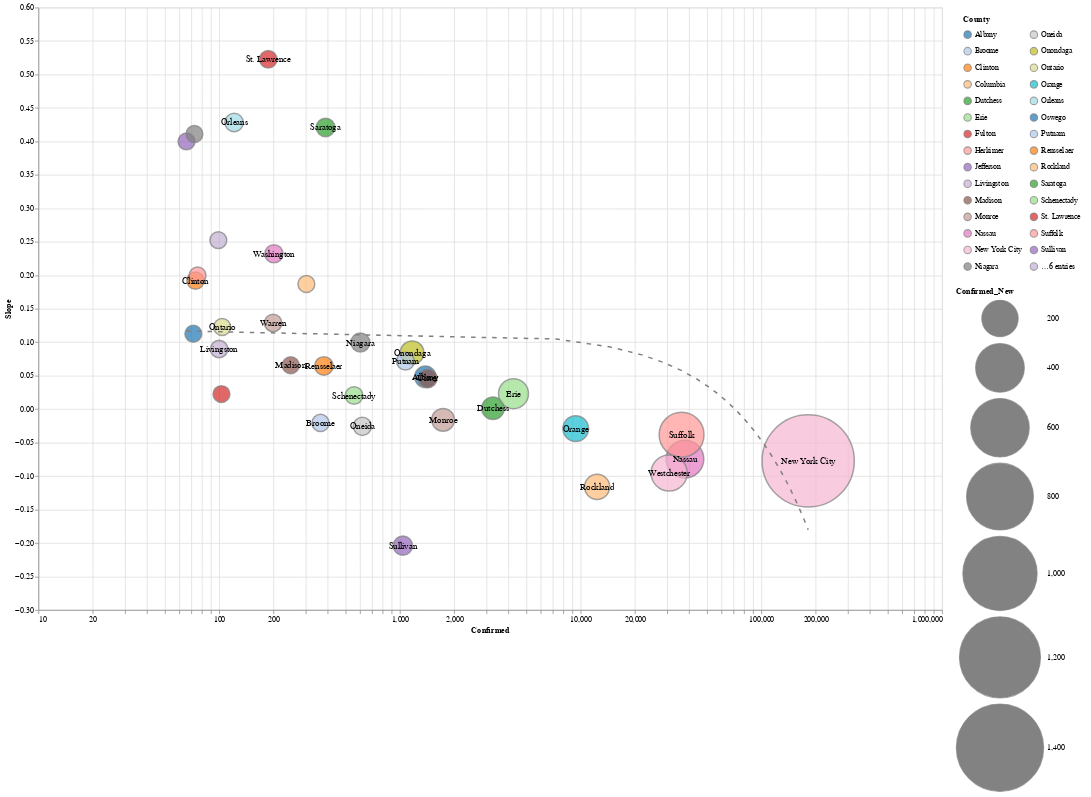

Source (notebook cell):
### Code cell
slope_chart(county_data('NY'), 'County', 0, xscale='log', limit=1, scale=5).properties(
    width=1200,
    height=800
).interactive()

### Figure 1 — Vega-Lite specification as saved in the notebook (floating-point values rounded to 4 significant figures)
{"config": {"view": {"continuousWidth": 400, "continuousHeight": 300}}, "layer": [{"mark": {"type": "point", "filled": true, "stroke": "grey"}, "encoding": {"color": {"type": "nominal", "field": "County", "legend": {"clipHeight": 20, "columns": 2, "padding": 10}, "scale": {"scheme": "category20"}}, "size": {"type": "quantitative", "field": "Confirmed_New", "scale": {"domain": [2.0, 1567.0], "range": [500, 15000]}}, "tooltip": [{"type": "nominal", "field": "County"}, {"type": "quantitative", "field": "Confirmed"}, {"type": "quantitative", "field": "Slope"}, {"type": "quantitative", "field": "Confirmed_New"}], "x": {"type": "quantitative", "axis": {"offset": 0}, "field": "Confirmed", "scale": {"type": "log"}}, "y": {"type": "quantitative", "field": "Slope"}}, "selection": {"selector051": {"type": "interval", "bind": "scales", "encodings": ["x", "y"]}}}, {"mark": "text", "encoding": {"color": {"value": "black"}, "size": {"value": 12}, "text": {"type": "nominal", "field": "County"}, "tooltip": [{"type": "nominal", "field": "County"}, {"type": "quantitative", "field": "Confirmed"}, {"type": "quantitative", "field": "Slope"}, {"type": "quantitative", "field": "Confirmed_New"}], "x": {"type": "quantitative", "axis": {"offset": 0}, "field": "Confirmed", "scale": {"type": "log"}}, "y": {"type": "quantitative", "field": "Slope"}}, "transform": [{"filter": "(datum['Confirmed_New'] > 2)"}]}, {"mark": {"type": "line", "strokeDash": [6, 8]}, "encoding": {"color": {"value": "grey"}, "size": {"value": 2}, "tooltip": [{"type": "nominal", "field": "County"}, {"type": "quantitative", "field": "Confirmed"}, {"type": "quantitative", "field": "Slope"}, {"type": "quantitative", "field": "Confirmed_New"}], "x": {"type": "quantitative", "axis": {"offset": 0}, "field": "Confirmed", "scale": {"type": "log"}}, "y": {"type": "quantitative", "field": "Slope"}}, "transform": [{"on": "Confirmed", "regression": "Slope", "method": "poly", "order": 1}]}], "data": {"name": "data-8a0cc3a7e4dea6e4983383c476e6be88"}, "height": 800, "width": 1200, "$schema": "https://vega.github.io/schema/vega-lite/v4.0.2.json", "datasets": {"data-8a0cc3a7e4dea6e4983383c476e6be88": [{"County": "Albany", "Date": "05-08-2020", "Confirmed": 1384.0, "Deaths": 53.0, "Recovered": 0.0, "Confirmed_New": 36.0, "Deaths_New": 0.0, "Recovered_New": 0.0, "Active": 1331.0, "Slope": 0.04834}, {"County": "Broome", "Date": "05-08-2020", "Confirmed": 364.0, "Deaths": 23.0, "Recovered": 0.0, "Confirmed_New": 4.0, "Deaths_New": 0.0, "Recovered_New": 0.0, "Active": 341.0, "Slope": -0.02059}, {"County": "Clinton", "Date": "05-08-2020", "Confirmed": 74.0, "Deaths": 4.0, "Recovered": 0.0, "Confirmed_New": 5.0, "Deaths_New": 0.0, "Recovered_New": 0.0, "Active": 70.0, "Slope": 0.192}, {"County": "Columbia", "Date": "05-08-2020", "Confirmed": 304.0, "Deaths": 16.0, "Recovered": 0.0, "Confirmed_New": 2.0, "Deaths_New": 0.0, "Recovered_New": 0.0, "Active": 288.0, "Slope": 0.1869}, {"County": "Dutchess", "Date": "05-08-2020", "Confirmed": 3277.0, "Deaths": 96.0, "Recovered": 0.0, "Confirmed_New": 44.0, "Deaths_New": 56.0, "Recovered_New": 0.0, "Active": 3181.0, "Slope": 0.001349}, {"County": "Erie", "Date": "05-08-2020", "Confirmed": 4255.0, "Deaths": 346.0, "Recovered": 0.0, "Confirmed_New": 119.0, "Deaths_New": 23.0, "Recovered_New": 0.0, "Active": 3909.0, "Slope": 0.02311}, {"County": "Fulton", "Date": "05-08-2020", "Confirmed": 103.0, "Deaths": 0.0, "Recovered": 0.0, "Confirmed_New": 2.0, "Deaths_New": 0.0, "Recovered_New": 0.0, "Active": 103.0, "Slope": 0.02246}, {"County": "Herkimer", "Date": "05-08-2020", "Confirmed": 76.0, "Deaths": 3.0, "Recovered": 0.0, "Confirmed_New": 2.0, "Deaths_New": 0.0, "Recovered_New": 0.0, "Active": 73.0, "Slope": 0.1997}, {"County": "Jefferson", "Date": "05-08-2020", "Confirmed": 66.0, "Deaths": 0.0, "Recovered": 0.0, "Confirmed_New": 2.0, "Deaths_New": 0.0, "Recovered_New": 0.0, "Active": 66.0, "Slope": 0.4}, {"County": "Livingston", "Date": "05-08-2020", "Confirmed": 100.0, "Deaths": 6.0, "Recovered": 0.0, "Confirmed_New": 5.0, "Deaths_New": 0.0, "Recovered_New": 0.0, "Active": 94.0, "Slope": 0.0898}, {"County": "Madison", "Date": "05-08-2020", "Confirmed": 249.0, "Deaths": 6.0, "Recovered": 0.0, "Confirmed_New": 3.0, "Deaths_New": 0.0, "Recovered_New": 0.0, "Active": 243.0, "Slope": 0.06556}, {"County": "Monroe", "Date": "05-08-2020", "Confirmed": 1735.0, "Deaths": 143.0, "Recovered": 0.0, "Confirmed_New": 47.0, "Deaths_New": 6.0, "Recovered_New": 0.0, "Active": 1592.0, "Slope": -0.01596}, {"County": "Nassau", "Date": "05-08-2020", "Confirmed": 37810.0, "Deaths": 1918.0, "Recovered": 0.0, "Confirmed_New": 219.0, "Deaths_New": 14.0, "Recovered_New": 0.0, "Active": 35890.0, "Slope": -0.0746}, {"County": "New York City", "Date": "05-08-2020", "Confirmed": 181800.0, "Deaths": 19560.0, "Recovered": 0.0, "Confirmed_New": 1567.0, "Deaths_New": -65.0, "Recovered_New": 0.0, "Active": 162200.0, "Slope": -0.07731}, {"County": "Niagara", "Date": "05-08-2020", "Confirmed": 605.0, "Deaths": 28.0, "Recovered": 0.0, "Confirmed_New": 17.0, "Deaths_New": 0.0, "Recovered_New": 0.0, "Active": 577.0, "Slope": 0.0995}, {"County": "Oneida", "Date": "05-08-2020", "Confirmed": 620.0, "Deaths": 20.0, "Recovered": 0.0, "Confirmed_New": 11.0, "Deaths_New": 2.0, "Recovered_New": 0.0, "Active": 600.0, "Slope": -0.0257}, {"County": "Onondaga", "Date": "05-08-2020", "Confirmed": 1169.0, "Deaths": 65.0, "Recovered": 0.0, "Confirmed_New": 54.0, "Deaths_New": 24.0, "Recovered_New": 0.0, "Active": 1104.0, "Slope": 0.08432}, {"County": "Ontario", "Date": "05-08-2020", "Confirmed": 104.0, "Deaths": 9.0, "Recovered": 0.0, "Confirmed_New": 3.0, "Deaths_New": 0.0, "Recovered_New": 0.0, "Active": 95.0, "Slope": 0.1228}, {"County": "Orange", "Date": "05-08-2020", "Confirmed": 9402.0, "Deaths": 367.0, "Recovered": 0.0, "Confirmed_New": 74.0, "Deaths_New": 3.0, "Recovered_New": 0.0, "Active": 9035.0, "Slope": -0.02908}, {"County": "Orleans", "Date": "05-08-2020", "Confirmed": 121.0, "Deaths": 14.0, "Recovered": 0.0, "Confirmed_New": 13.0, "Deaths_New": 0.0, "Recovered_New": 0.0, "Active": 107.0, "Slope": 0.4283}, {"County": "Oswego", "Date": "05-08-2020", "Confirmed": 72.0, "Deaths": 3.0, "Recovered": 0.0, "Confirmed_New": 2.0, "Deaths_New": 0.0, "Recovered_New": 0.0, "Active": 69.0, "Slope": 0.1126}, {"County": "Putnam", "Date": "05-08-2020", "Confirmed": 1074.0, "Deaths": 7.0, "Recovered": 0.0, "Confirmed_New": 8.0, "Deaths_New": 0.0, "Recovered_New": 0.0, "Active": 1067.0, "Slope": 0.07166}, {"County": "Rensselaer", "Date": "05-08-2020", "Confirmed": 380.0, "Deaths": 23.0, "Recovered": 0.0, "Confirmed_New": 13.0, "Deaths_New": 0.0, "Recovered_New": 0.0, "Active": 357.0, "Slope": 0.06458}, {"County": "Rockland", "Date": "05-08-2020", "Confirmed": 12350.0, "Deaths": 562.0, "Recovered": 0.0, "Confirmed_New": 69.0, "Deaths_New": 5.0, "Recovered_New": 0.0, "Active": 11790.0, "Slope": -0.1161}, {"County": "Saratoga", "Date": "05-08-2020", "Confirmed": 388.0, "Deaths": 11.0, "Recovered": 0.0, "Confirmed_New": 14.0, "Deaths_New": 0.0, "Recovered_New": 0.0, "Active": 377.0, "Slope": 0.4208}, {"County": "Schenectady", "Date": "05-08-2020", "Confirmed": 558.0, "Deaths": 28.0, "Recovered": 0.0, "Confirmed_New": 7.0, "Deaths_New": 0.0, "Recovered_New": 0.0, "Active": 530.0, "Slope": 0.02035}, {"County": "St. Lawrence", "Date": "05-08-2020", "Confirmed": 187.0, "Deaths": 0.0, "Recovered": 0.0, "Confirmed_New": 6.0, "Deaths_New": 0.0, "Recovered_New": 0.0, "Active": 187.0, "Slope": 0.5227}, {"County": "Suffolk", "Date": "05-08-2020", "Confirmed": 36220.0, "Deaths": 1568.0, "Recovered": 0.0, "Confirmed_New": 331.0, "Deaths_New": 21.0, "Recovered_New": 0.0, "Active": 34660.0, "Slope": -0.03829}, {"County": "Sullivan", "Date": "05-08-2020", "Confirmed": 1039.0, "Deaths": 23.0, "Recovered": 0.0, "Confirmed_New": 18.0, "Deaths_New": 0.0, "Recovered_New": 0.0, "Active": 1016.0, "Slope": -0.204}, {"County": "Tioga", "Date": "05-08-2020", "Confirmed": 99.0, "Deaths": 14.0, "Recovered": 0.0, "Confirmed_New": 2.0, "Deaths_New": 0.0, "Recovered_New": 0.0, "Active": 85.0, "Slope": 0.2524}, {"County": "Ulster", "Date": "05-08-2020", "Confirmed": 1429.0, "Deaths": 54.0, "Recovered": 0.0, "Confirmed_New": 13.0, "Deaths_New": 3.0, "Recovered_New": 0.0, "Active": 1375.0, "Slope": 0.0458}, {"County": "Warren", "Date": "05-08-2020", "Confirmed": 199.0, "Deaths": 0.0, "Recovered": 0.0, "Confirmed_New": 6.0, "Deaths_New": 0.0, "Recovered_New": 0.0, "Active": 199.0, "Slope": 0.1287}, {"County": "Washington", "Date": "05-08-2020", "Confirmed": 201.0, "Deaths": 8.0, "Recovered": 0.0, "Confirmed_New": 11.0, "Deaths_New": 0.0, "Recovered_New": 0.0, "Active": 193.0, "Slope": 0.2321}, {"County": "Westchester", "Date": "05-08-2020", "Confirmed": 30900.0, "Deaths": 1191.0, "Recovered": 0.0, "Confirmed_New": 197.0, "Deaths_New": 7.0, "Recovered_New": 0.0, "Active": 29710.0, "Slope": -0.09546}, {"County": "Wyoming", "Date": "05-08-2020", "Confirmed": 73.0, "Deaths": 5.0, "Recovered": 0.0, "Confirmed_New": 2.0, "Deaths_New": 0.0, "Recovered_New": 0.0, "Active": 68.0, "Slope": 0.4111}]}}
